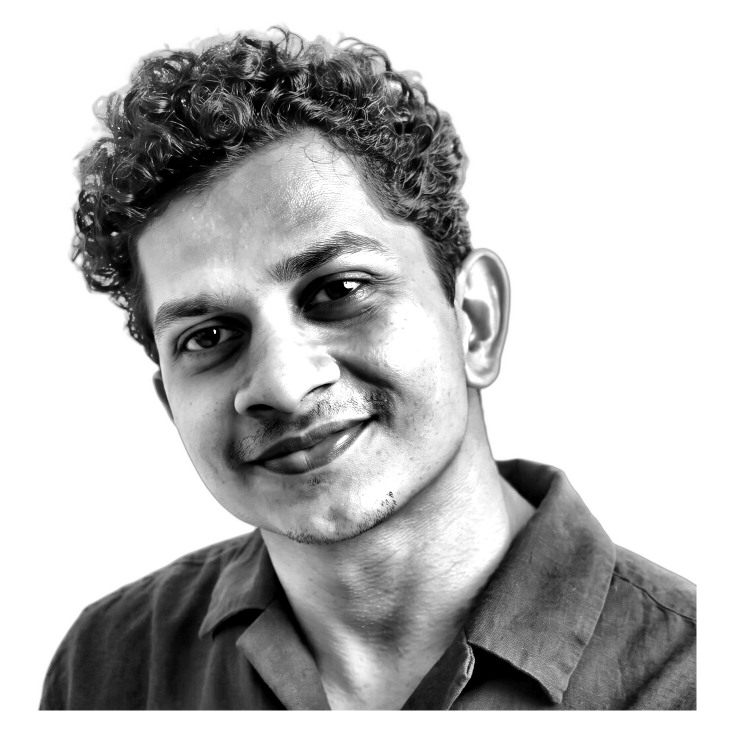
#> input picture source-prepped.png, 1468 x 1468 px (shown at 1/2 size)
$ python make_ascii_svg.py
#> lines starting #> are read from the running program, lines starting #| are printed output that depends on the picture; after the words box and inside, x2 and y2 are one past the last pixel; in counts of white or black regions, pixels touching at a corner belong together
"""Render source-prepped.png as a monochrome ASCII portrait that types itself.

GitHub strips scripts from READMEs, but an SVG referenced with <img> still
runs SMIL. Each row is a left-to-right clip, with a cursor on the wipe edge.
The portrait prints once and holds.

    python scripts/make_ascii_svg.py
    STATIC=1 python scripts/make_ascii_svg.py   # frozen frame, no animation
"""

import html
import os
from pathlib import Path

import cv2
import numpy as np
from PIL import Image

ROOT = Path(__file__).resolve().parent.parent
SRC = Path(os.environ.get("ASCII_SRC", ROOT / "source-prepped.png"))
DST = Path(os.environ.get("ASCII_OUT", ROOT / "kiran-ascii.svg"))

COLS = int(os.environ.get("COLS", "168"))
ART_W = 800.0
CELL_W = ART_W / COLS
CELL_H = CELL_W * 15 / 8
ROWS = round(COLS * 8 / 15)
RAMP = " .:-=+*#%@"
WHITE_FLOOR = 200

PAD = 20.0
TITLE_H = 30.0
STATUS_H = 34.0
ART_H = ROWS * CELL_H
CANVAS_W = ART_W + PAD * 2
CANVAS_H = TITLE_H + ART_H + STATUS_H + PAD

INK = "#c9d1d9"
FRAME = "#30363d"
MUTED = "#7d8590"
PROMPT = "kiran@github: ~$ ./portrait.sh"
STATUS = "kiran@github:~$ whoami  Kiran"


def portrait_plate(path: Path) -> np.ndarray:
    """Crop toward the head and keep eyes, smile, and hair as dark strokes.

    A plain resize turns shirt weave and skin texture into static, and thin
    features disappear. Smoothing, then thickening only the dark strokes,
    is what still reads as a face at character resolution.
    """
    gray = np.array(Image.open(path).convert("L"))
#> gray is the input picture: shape (1468, 1468); min 0, max 255, mean 186.4
    subject = gray < 245
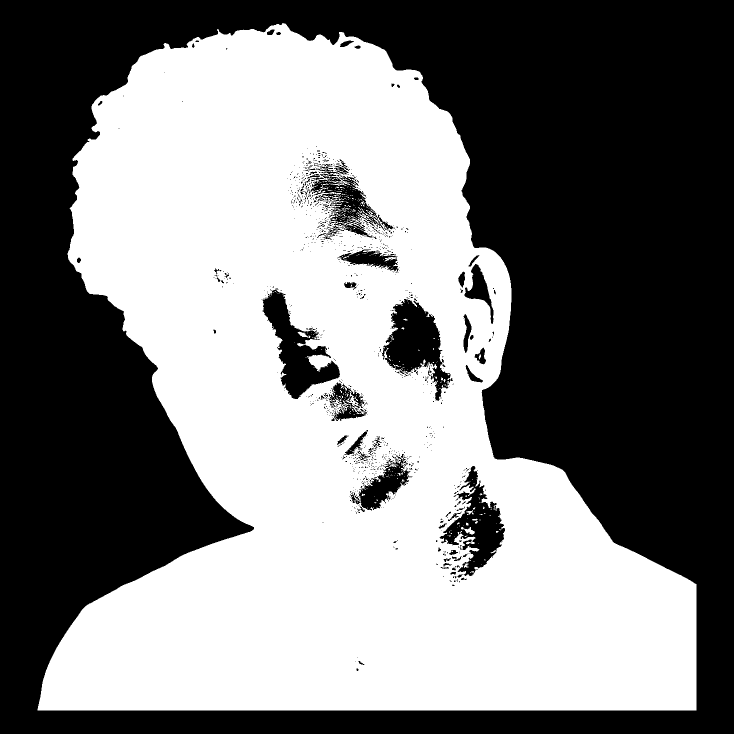
#> subject: shape (1468, 1468) bool (shown at 1/2 size); 49.2% white; 377 white regions (358 under 20 px), largest, box (x1, y1, x2, y2) and area: (75, 46, 1393, 1421) 1057761, (922, 1054, 950, 1070) 183, (595, 663, 621, 676) 134
    ys, xs = np.where(subject)
    top, bottom = int(ys.min()), int(ys.max())
#> top = 46; bottom = 1420
    left, right = int(xs.min()), int(xs.max())
#> left = 75; right = 1392
    side = int((bottom - top) * 0.80)
#> side = 1099
    cx = (left + right) // 2
#> cx = 733
    y0 = max(0, top - int(side * 0.03))
#> y0 = 14
    x0 = max(0, cx - side // 2)
#> x0 = 184
    crop = np.full((side, side), 255, np.uint8)
#> crop: shape (1099, 1099); every value is 255
    patch = gray[y0 : y0 + side, x0 : x0 + side]
    crop[: patch.shape[0], : patch.shape[1]] = patch

    smooth = crop
    for _ in range(6):
        smooth = cv2.bilateralFilter(smooth, 9, 80, 80)
    fine = cv2.GaussianBlur(smooth, (0, 0), 1.4).astype(np.float32)
    coarse = cv2.GaussianBlur(smooth, (0, 0), 5.5).astype(np.float32)
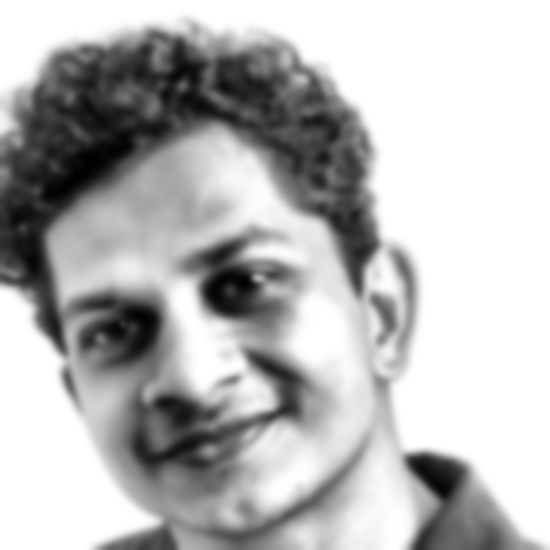
#> coarse: shape (1099, 1099) float32 (shown at 1/2 size); min 1, max 255, mean 183.9
    edges = np.clip((coarse - fine) / 16.0, 0, 1)
    edges[edges <= 0.22] = 0
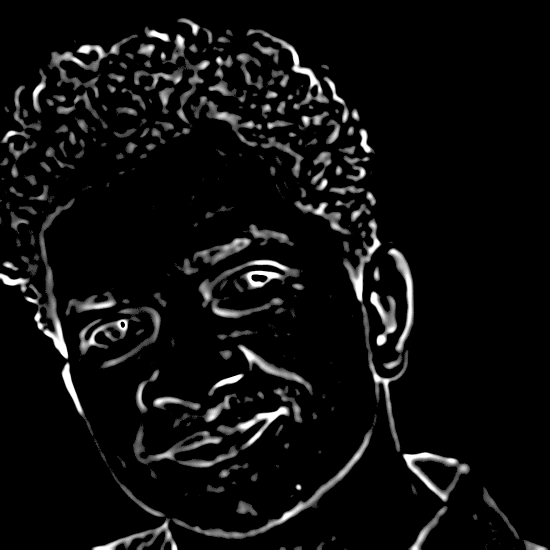
#> edges: shape (1099, 1099) float32 (shown at 1/2 size); min 0, max 1, mean 0.0582
    tone = np.clip((smooth.astype(np.float32) - 20) / 180.0, 0, 1)
    plate = np.clip(tone - 1.15 * edges, 0, 1)
    plate[plate < 0.42] = np.minimum(plate[plate < 0.42], 0.22)
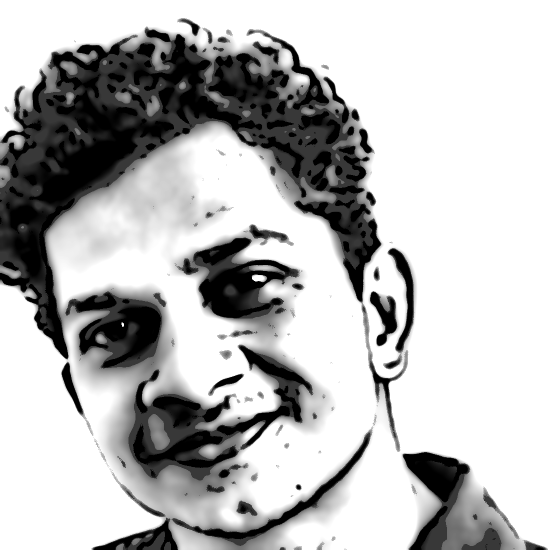
#> plate: shape (1099, 1099) float32 (shown at 1/2 size); min 0, max 1, mean 0.729
    plate = np.where(edges > 0.35, np.minimum(plate, 0.15), plate)
    ink = (np.clip(plate, 0, 1) * 255).astype(np.uint8)

    speck = (ink < 180).astype(np.uint8)
#> speck: shape (1099, 1099); values 0 (black) and 1 (white), 32.7% white; 99 white regions (57 under 20 px), largest, box (x1, y1, x2, y2) and area: (0, 53, 816, 1010) 304695, (350, 449, 600, 675) 27265, (805, 904, 1039, 1099) 26192
    count, labels, stats, _ = cv2.connectedComponentsWithStats(speck, 8)
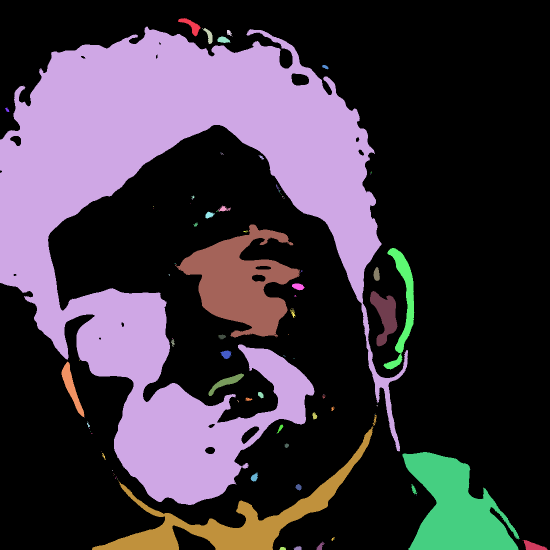
#> labels: shape (1099, 1099) int32 (shown at 1/2 size); 100 distinct labels, from 0 to 99; one colour per label, 0 black
#> count = 100; stats = 100 rows, first 6: [0, 0, 1099, 1099, 812745], [356, 36, 45, 37, 571], [0, 53, 816, 957, 304695], [404, 56, 21, 32, 267], [454, 60, 11, 13, 74], [435, 73, 26, 13, 232]
    for index in range(1, count):
        if stats[index, cv2.CC_STAT_AREA] < 80:
            ink[labels == index] = 255
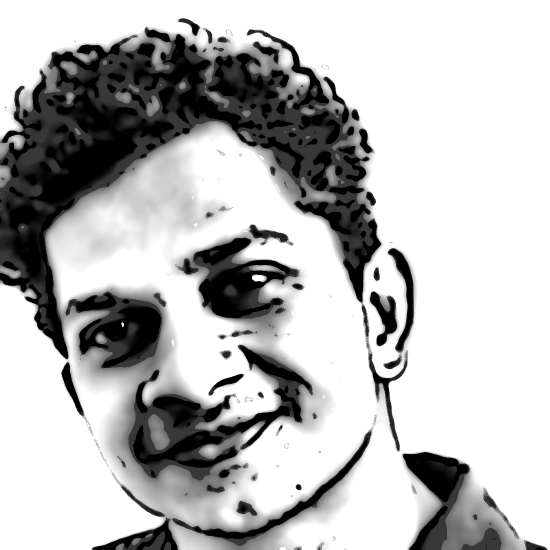
#> ink: shape (1099, 1099) (shown at 1/2 size); min 0, max 255, mean 185.6

    thick = cv2.erode(ink, np.ones((5, 5), np.uint8), iterations=1)
    return np.where(ink < 90, thick, ink).astype(np.uint8)


def sample_rows(path: Path) -> list[str]:
    small = cv2.resize(portrait_plate(path), (COLS, ROWS), interpolation=cv2.INTER_AREA)
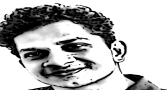
#> small: shape (90, 168); min 0, max 255, mean 183.5
    last = len(RAMP) - 1
    rows: list[str] = []
    for y in range(ROWS):
        chars: list[str] = []
        for x in range(COLS):
            lum = int(small[y, x])
            if lum >= WHITE_FLOOR:
                chars.append(" ")
                continue
            index = round((1.0 - lum / 255.0) * last)
            chars.append(RAMP[max(0, min(last, index))])
        rows.append("".join(chars))
#> after the loop, rows = 90 items
    return rows


def svg_for(rows: list[str], static: bool) -> str:
#> called with static = False
    art_top = TITLE_H + 7
#> art_top = 37
    font_size = CELL_H * 0.86
    row_dur = 6.0 / ROWS
    parts = [
        (
            f'<svg xmlns="http://www.w3.org/2000/svg" width="{CANVAS_W:.0f}" height="{CANVAS_H:.0f}" '
            f'viewBox="0 0 {CANVAS_W:.1f} {CANVAS_H:.1f}" '
            f'font-family="ui-monospace, SFMono-Regular, Menlo, Consolas, monospace" '
            f'role="img" aria-label="Kiran ASCII portrait">'
        ),
        (
            '<defs><linearGradient id="bg" x1="0" y1="0" x2="0" y2="1">'
            '<stop offset="0" stop-color="#111722"/>'
            '<stop offset="1" stop-color="#0d1117"/>'
            "</linearGradient></defs>"
        ),
        f'<rect width="{CANVAS_W:.1f}" height="{CANVAS_H:.1f}" rx="12" fill="url(#bg)"/>',
        (
            f'<rect x="0.5" y="0.5" width="{CANVAS_W - 1:.1f}" height="{CANVAS_H - 1:.1f}" '
            f'rx="12" fill="none" stroke="{FRAME}" stroke-width="1"/>'
        ),
        f'<line x1="0" y1="{TITLE_H:.0f}" x2="{CANVAS_W:.1f}" y2="{TITLE_H:.0f}" stroke="{FRAME}"/>',
    ]
    for index, color in enumerate(("#ff5f56", "#ffbd2e", "#27c93f")):
        cx = 20 + index * 16
        parts.append(f'<circle cx="{cx}" cy="15" r="5" fill="{color}"/>')
    parts.append(
        f'<text x="{CANVAS_W / 2:.1f}" y="19" fill="{MUTED}" font-size="12" text-anchor="middle">{PROMPT}</text>'
    )

    cursor_w = CELL_W * 0.9
    cursor_h = font_size * 0.9
    for row_index, line in enumerate(rows):
        y = art_top + row_index * CELL_H
        baseline = y + CELL_H * 0.78
        begin = row_index * row_dur
        end = begin + row_dur
        text = (
            f'<text xml:space="preserve" x="{PAD:.0f}" y="{baseline:.1f}" fill="{INK}" '
            f'font-size="{font_size:.2f}" textLength="{ART_W:.1f}" lengthAdjust="spacing">'
            f"{html.escape(line)}</text>"
        )
        if static:
            parts.append(text)
            continue
        parts.append(
            f'<clipPath id="r{row_index}"><rect x="{PAD:.0f}" y="{y:.1f}" height="{CELL_H:.2f}" width="0">'
            f'<animate attributeName="width" from="0" to="{ART_W:.1f}" '
            f'begin="{begin:.3f}s" dur="{row_dur:.3f}s" fill="freeze"/></rect></clipPath>'
        )
        parts.append(f'<g clip-path="url(#r{row_index})">{text}</g>')
        parts.append(
            f'<rect y="{y + (CELL_H - cursor_h) / 2:.1f}" width="{cursor_w:.2f}" height="{cursor_h:.2f}" '
            f'fill="{INK}" opacity="0">'
            f'<animate attributeName="x" from="{PAD:.0f}" to="{PAD + ART_W:.1f}" '
            f'begin="{begin:.3f}s" dur="{row_dur:.3f}s" fill="freeze"/>'
            f'<set attributeName="opacity" to="0.85" begin="{begin:.3f}s"/>'
            f'<set attributeName="opacity" to="0" begin="{end:.3f}s"/>'
            f"</rect>"
        )
#> this loop made 90 passes
#> (y, baseline, begin, end) on passes 1 to 12: (37, 43.96, 0, 0.0667), (45.93, 52.89, 0.0667, 0.133), (54.86, 61.82, 0.133, 0.2), (63.79, 70.75, 0.2, 0.267), (72.71, 79.68, 0.267, 0.333), (81.64, 88.61, 0.333, 0.4), (90.57, 97.54, 0.4, 0.467), (99.5, 106.5, 0.467, 0.533), (108.4, 115.4, 0.533, 0.6), (117.4, 124.3, 0.6, 0.667), (126.3, 133.2, 0.667, 0.733), (135.2, 142.2, 0.733, 0.8)
#> after the loop, parts = 279 items

    status_rule = TITLE_H + ART_H + 8
    parts.append(
        f'<line x1="0" y1="{status_rule:.1f}" x2="{CANVAS_W:.1f}" y2="{status_rule:.1f}" stroke="{FRAME}"/>'
    )
    parts.append(
        f'<text xml:space="preserve" x="{PAD:.0f}" y="{status_rule + 22:.1f}" fill="{INK}" font-size="13">'
        f"{html.escape(STATUS)}</text>"
    )
    if not static:
        blink_x = PAD + len(STATUS) * 7.8
        parts.append(
            f'<rect x="{blink_x:.1f}" y="{status_rule + 10:.1f}" width="8" height="14" fill="{INK}">'
            f'<animate attributeName="opacity" values="1;1;0;0" keyTimes="0;0.5;0.5;1" '
            f'dur="1.1s" begin="{ROWS * row_dur:.3f}s" repeatCount="indefinite"/>'
            f"</rect>"
        )
    parts.append("</svg>")
    return "".join(parts)


def main() -> None:
    if not SRC.exists():
        raise SystemExit(f"missing {SRC} — run scripts/prep_photo.py first")
    static = bool(os.environ.get("STATIC"))
    markup = svg_for(sample_rows(SRC), static)
    DST.write_text(markup)
    print(f"wrote {DST} ({len(markup)} bytes, {CANVAS_W:.0f}x{CANVAS_H:.0f})")
#| wrote kiran-ascii.svg (70923 bytes, 840x888)


if __name__ == "__main__":
    main()

$ run again, with source-photo.jpg saved as source-prepped.png
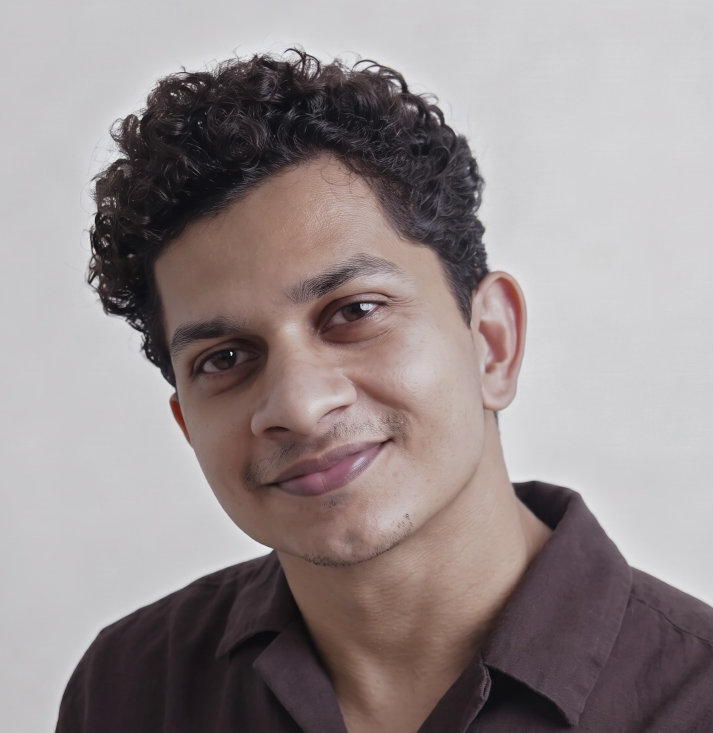
#> input picture source-photo.jpg, 1426 x 1465 px (shown at 1/2 size)
#> subject: shape (1465, 1426) bool; every value is 1
#> top = 0; bottom = 1464
#> left = 0; right = 1425
#> side = 1171
#> cx = 712
#> y0 = 0
#> x0 = 127
#> crop: shape (1171, 1171); every value is 255
#> speck: shape (1171, 1171); values 0 (black) and 1 (white), 40% white; 23 white regions (12 under 20 px), largest, box (x1, y1, x2, y2) and area: (45, 94, 857, 1171) 501675, (889, 961, 1171, 1171) 36006, (864, 551, 920, 759) 4302
#> in portrait_plate, `count, labels, stats, _ = cv2.connectedComponentsWithStats(speck, 8)`:
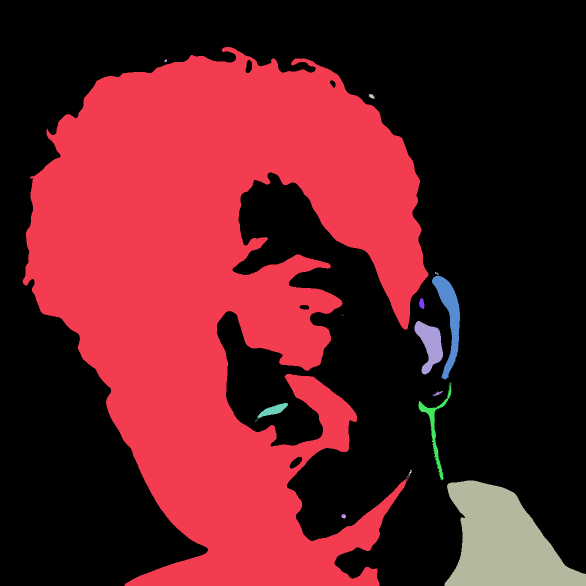
#> labels: shape (1171, 1171) int32 (shown at 1/2 size); 24 distinct labels, from 0 to 23; one colour per label, 0 black
#> count = 24; stats = 24 rows, first 6: [0, 0, 1171, 1171, 823014], [45, 94, 812, 1077, 501675], [328, 119, 6, 5, 20], [737, 188, 12, 10, 68], [870, 544, 6, 6, 14], [877, 547, 1, 3, 3]
#> in sample_rows, `small = cv2.resize(portrait_plate(path), (COLS, ROWS), interpolation=c..`:
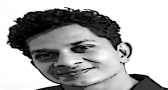
#> small: shape (90, 168); min 0, max 255, mean 171.5
#> after the loop in sample_rows, `for y in range(ROWS):`: rows = 90 items
#> art_top = 37
#> the loop in svg_for, `for row_index, line in enumerate(rows):` made 90 passes
#> (y, baseline, begin, end) on passes 1 to 8: (37, 43.96, 0, 0.0667), (45.93, 52.89, 0.0667, 0.133), (54.86, 61.82, 0.133, 0.2), (63.79, 70.75, 0.2, 0.267), (72.71, 79.68, 0.267, 0.333), (81.64, 88.61, 0.333, 0.4), (90.57, 97.54, 0.4, 0.467), (99.5, 106.5, 0.467, 0.533)
#> after the loop in svg_for, `for row_index, line in enumerate(rows):`: parts = 279 items
#| wrote kiran-ascii.svg (70923 bytes, 840x888)
